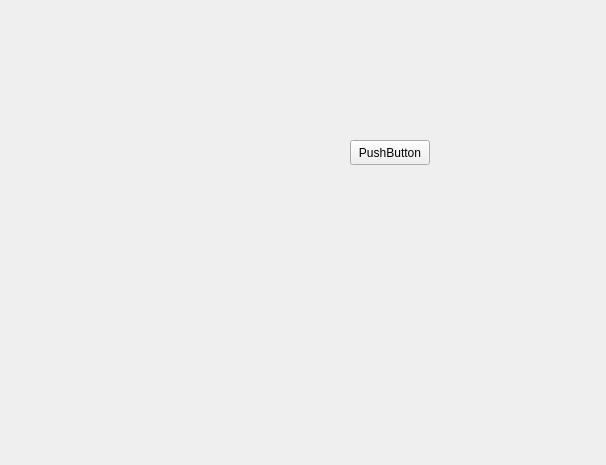
<?xml version="1.0" encoding="UTF-8"?>
<ui version="4.0">
 <class>Form</class>
 <widget class="QWidget" name="Form">
  <property name="geometry">
   <rect>
    <x>0</x>
    <y>0</y>
    <width>606</width>
    <height>465</height>
   </rect>
  </property>
  <property name="windowTitle">
   <string>Form</string>
  </property>
  <widget class="QPushButton" name="pushButton">
   <property name="geometry">
    <rect>
     <x>350</x>
     <y>140</y>
     <width>80</width>
     <height>25</height>
    </rect>
   </property>
   <property name="text">
    <string>PushButton</string>
   </property>
  </widget>
 </widget>
 <resources/>
 <connections/>
</ui>
